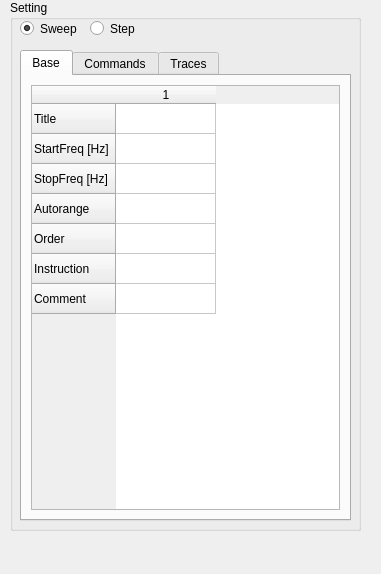
<?xml version="1.0" encoding="UTF-8"?>
<ui version="4.0">
 <class>page4</class>
 <widget class="QWidget" name="page4">
  <property name="geometry">
   <rect>
    <x>0</x>
    <y>0</y>
    <width>381</width>
    <height>574</height>
   </rect>
  </property>
  <property name="windowTitle">
   <string>Edit Setting</string>
  </property>
  <widget class="QGroupBox" name="groupBox">
   <property name="geometry">
    <rect>
     <x>10</x>
     <y>0</y>
     <width>351</width>
     <height>531</height>
    </rect>
   </property>
   <property name="title">
    <string>Setting</string>
   </property>
   <property name="flat">
    <bool>false</bool>
   </property>
   <property name="checkable">
    <bool>false</bool>
   </property>
   <widget class="QTabWidget" name="tabWidget">
    <property name="geometry">
     <rect>
      <x>10</x>
      <y>50</y>
      <width>331</width>
      <height>471</height>
     </rect>
    </property>
    <property name="currentIndex">
     <number>0</number>
    </property>
    <widget class="QWidget" name="Base">
     <attribute name="title">
      <string>Base</string>
     </attribute>
     <layout class="QGridLayout" name="gridLayout_2">
      <item row="0" column="0">
       <widget class="QTableWidget" name="tableWidget_0">
        <property name="columnCount">
         <number>1</number>
        </property>
        <row>
         <property name="text">
          <string>Title</string>
         </property>
        </row>
        <row>
         <property name="text">
          <string>StartFreq [Hz]</string>
         </property>
        </row>
        <row>
         <property name="text">
          <string>StopFreq [Hz]</string>
         </property>
        </row>
        <row>
         <property name="text">
          <string>Autorange</string>
         </property>
        </row>
        <row>
         <property name="text">
          <string>Order</string>
         </property>
        </row>
        <row>
         <property name="text">
          <string>Instruction</string>
         </property>
        </row>
        <row>
         <property name="text">
          <string>Comment</string>
         </property>
        </row>
        <column/>
        <item row="0" column="0">
         <property name="text">
          <string/>
         </property>
        </item>
       </widget>
      </item>
     </layout>
    </widget>
    <widget class="QWidget" name="Commands">
     <attribute name="title">
      <string>Commands</string>
     </attribute>
     <layout class="QGridLayout" name="gridLayout">
      <item row="0" column="0">
       <widget class="QTableWidget" name="tableWidget_2">
        <property name="columnCount">
         <number>1</number>
        </property>
        <column/>
       </widget>
      </item>
     </layout>
    </widget>
    <widget class="QWidget" name="Traces">
     <attribute name="title">
      <string>Traces</string>
     </attribute>
     <layout class="QGridLayout" name="gridLayout_3">
      <item row="0" column="0">
       <widget class="QTableWidget" name="tableWidget_1">
        <property name="columnCount">
         <number>1</number>
        </property>
        <column/>
       </widget>
      </item>
     </layout>
    </widget>
   </widget>
   <widget class="QRadioButton" name="RBtnSweep">
    <property name="geometry">
     <rect>
      <x>10</x>
      <y>20</y>
      <width>82</width>
      <height>17</height>
     </rect>
    </property>
    <property name="text">
     <string>Sweep</string>
    </property>
    <property name="checked">
     <bool>true</bool>
    </property>
   </widget>
   <widget class="QRadioButton" name="RBtnStep">
    <property name="geometry">
     <rect>
      <x>80</x>
      <y>20</y>
      <width>82</width>
      <height>17</height>
     </rect>
    </property>
    <property name="text">
     <string>Step</string>
    </property>
   </widget>
  </widget>
 </widget>
 <resources/>
 <connections/>
</ui>
